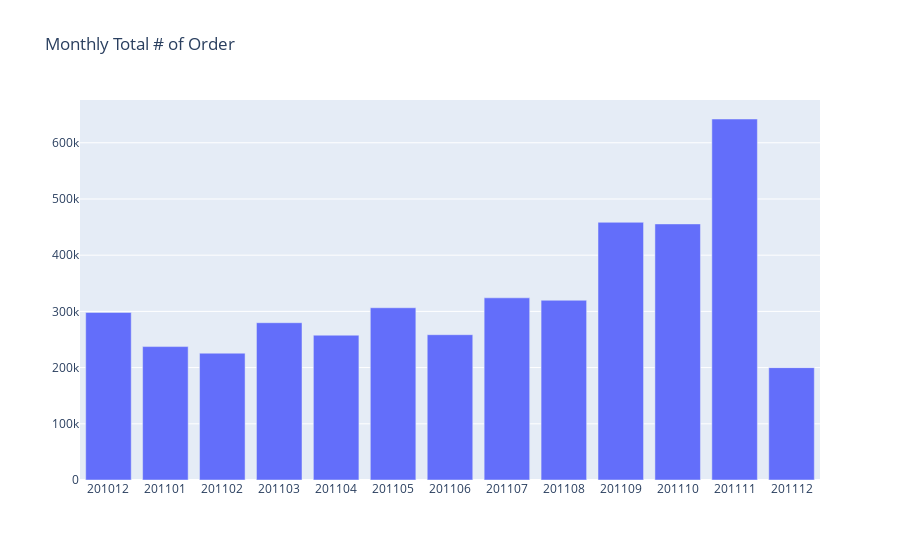

Notebook code for this chart:
### Markdown cell above
## 4. Monthly Order Count

### Code cell
#create a new dataframe for no. of order by using quantity field
tx_monthly_sales = tx_uk.groupby('InvoiceYearMonth')['Quantity'].sum().reset_index()

#print the dataframe
tx_monthly_sales

#plot
plot_data = [
    go.Bar(
        x=tx_monthly_sales['InvoiceYearMonth'],
        y=tx_monthly_sales['Quantity'],
    )
]

plot_layout = go.Layout(
        xaxis={"type": "category"},
        title='Monthly Total # of Order'
    )

fig = go.Figure(data=plot_data, layout=plot_layout)
pyoff.iplot(fig)

### Figure 1 — Plotly figure (JSON) as saved in the notebook; plotly's stock layout.template omitted (floating-point values rounded to 4 significant figures)
{"data": [{"y": [298101, 237381, 225641, 279843, 257666, 306452, 258522, 324129, 319804, 458490, 455612, 642281, 199907], "x": [201012, 201101, 201102, 201103, 201104, 201105, 201106, 201107, 201108, 201109, 201110, 201111, 201112], "type": "bar"}], "layout": {"xaxis": {"type": "category"}, "title": {"text": "Monthly Total # of Order"}}}
